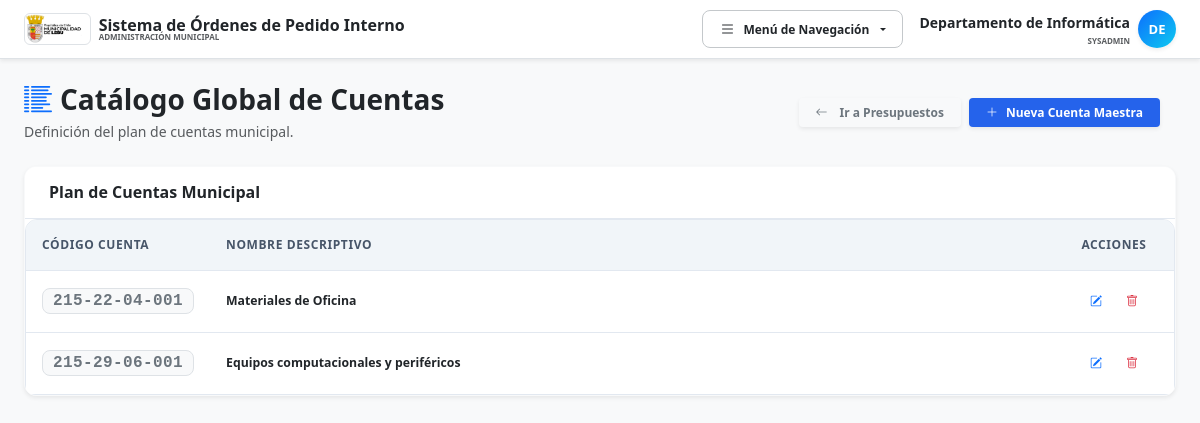
The app's page /mantenedor_cuentas.php (signed in), older data.
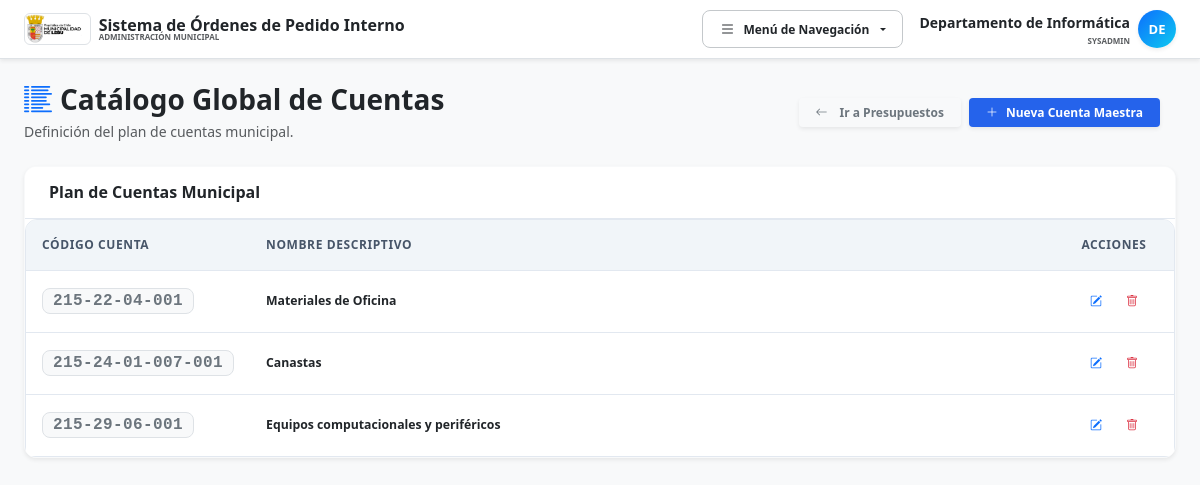
The same page, newer data.
### tables this page shows
CREATE TABLE `cuentas_maestras` (
  `id` int NOT NULL AUTO_INCREMENT,
  `codigo` varchar(50) NOT NULL,
  `nombre` varchar(150) NOT NULL,
  `presupuesto_global_total` decimal(15,2) DEFAULT '0.00',
  `activo` tinyint(1) DEFAULT '1',
  PRIMARY KEY (`id`),
  UNIQUE KEY `codigo` (`codigo`)
);

### mantenedor_cuentas.php (the view, shortened to what this page needs)
<?php
require_once __DIR__ . '/config.php';
$cuentas = $pdo->query("SELECT * FROM cuentas_maestras ORDER BY codigo ASC")->fetchAll();
?><!DOCTYPE html>
<html lang="es">
<head>
    <?php
    include __DIR__ . '/head.php';
    ?>
</head>
<body class="bg-light text-slate-800 pb-20 font-sans">
    <?php include __DIR__ . '/nav.php'; ?>
    <div class="container mt-4 px-3 px-md-4">
        <div class="row align-items-center mb-4 g-3">
            <div class="col-12 col-md">
                <h1 class="h3 fw-bold text-dark mb-1 d-flex align-items-center gap-2">
                    <i class="bi bi-list-columns-reverse text-primary"></i>
                    Catálogo Global de Cuentas
                </h1>
                <p class="text-muted small mb-0">Definición del plan de cuentas municipal.</p>
            </div>
            <div class="col-12 col-md-auto text-start text-md-end">
                <div class="d-flex gap-2">
                    <a href="centros_de_costo.php" class="btn btn-outline-secondary btn-sm px-3 shadow-sm">
                        <i class="bi bi-arrow-left me-1"></i> Ir a Presupuestos
                    </a>
                    <button onclick="abrirModal()" class="btn btn-primary btn-sm fw-bold px-3 shadow-sm d-flex align-items-center gap-1.5">
                        <i class="bi bi-plus-lg"></i> Nueva Cuenta Maestra
                    </button>
                </div>
            </div>
        </div>
        <div class="card shadow-sm border-light">
            <div class="card-header bg-white py-3">
                <h6 class="fw-bold mb-0 text-dark">Plan de Cuentas Municipal</h6>
            </div>
            <div class="table-responsive rounded-bottom">
                <table class="table table-hover align-middle mb-0">
                    <thead class="table-light text-uppercase small" style="font-size: 10px;">
                        <tr>
                            <th class="p-3" style="width: 180px;">Código Cuenta</th>
                            <th class="p-3">Nombre Descriptivo</th>
                            <th class="p-3 text-center" style="width: 120px;">Acciones</th>
                        </tr>
                    </thead>
                    <tbody class="divide-y divide-gray-100 bg-white">
                        <?php foreach($cuentas as $c): ?>
                        <tr>
                            <td class="p-3">
                                <span class="badge bg-light text-secondary font-monospace border px-2.5 py-1.5 fs-6">
                                    <?= htmlspecialchars($c['codigo']) ?>
                                </span>
                            </td>
                            <td class="p-3 fw-semibold text-dark small">
                                <?= htmlspecialchars($c['nombre']) ?>
                            </td>
                            <td class="p-3 text-center">
                                <div class="d-flex align-items-center justify-content-center gap-1.5">
                                    <button onclick='abrirModal(<?= json_encode($c) ?>)' class="btn btn-outline-primary btn-sm px-2" title="Editar">
                                        <i class="bi bi-pencil-square"></i>
                                    </button>
                                    <form method="POST" onsubmit="return confirm('¿Está seguro de eliminar esta cuenta del catálogo? Si ya ha sido asignada a algún centro de costo, la operación fallará.')" class="d-inline mb-0">
                                        <button type="submit" class="btn btn-outline-danger btn-sm px-2" title="Eliminar">
                                            <i class="bi bi-trash"></i>
                                        </button>
                                    </form>
                                </div>
                            </td>
                        </tr>
                        <?php endforeach; ?>
                    </tbody>
                </table>
            </div>
        </div>
    </div>
</body>
</html>

Row changes from the older to the newer data that the page shows:
added cuentas_maestras: codigo "215-24-01-007-001", nombre "Canastas"
